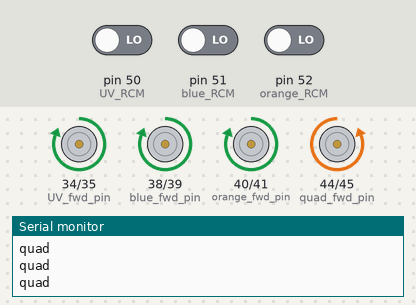
The sketch below on a simulated Arduino Mega 2560, built with avr-gcc and run on an emulated ATmega2560. Shown: motor-driver pin pairs drawn as motors (green arrow = first pin HIGH = forward, orange = second pin HIGH = backward, longer = more drive), the last lines printed to the serial monitor. The test bench sets the inputs (shaded band); at power-on: pin 50 (UV_RCM) LOW, pin 51 (blue_RCM) LOW, pin 52 (orange_RCM) LOW.

Above: at 1.2 s.
1.3 s: pin 50 (UV_RCM) driven HIGH
At 2.6 s:
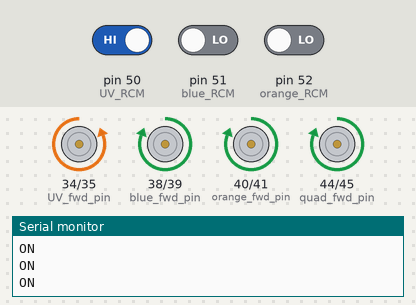
2.9 s: pin 50 (UV_RCM) driven LOW
At 3.8 s:
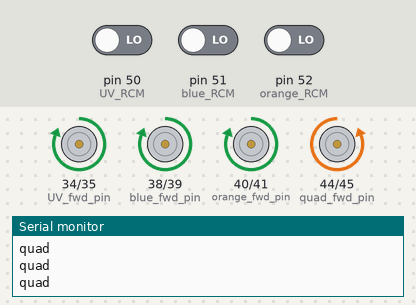
4.5 s: pin 51 (blue_RCM) driven HIGH
At 5.1 s:
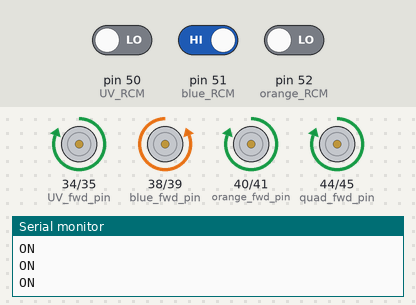
6.1 s: pin 51 (blue_RCM) driven LOW
At 7.4 s:
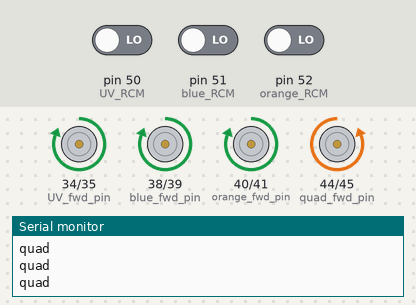
7.7 s: pin 52 (orange_RCM) driven HIGH
At 8.8 s:
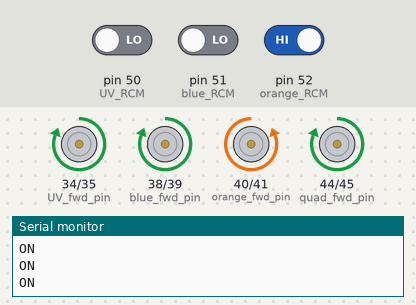
Timing chart, 0 to 10.3 s (numbered marks = the images above; inputs shaded):
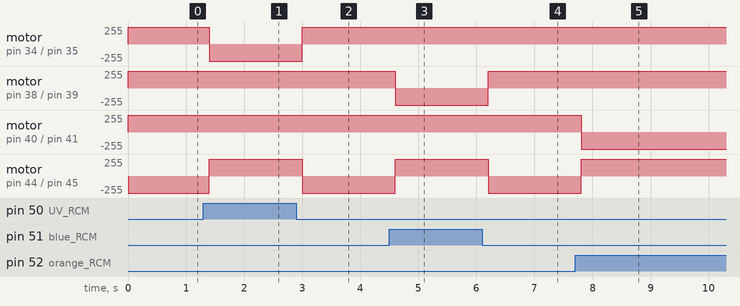

The sketch:

FIlter_slider_RCM.ino
```cpp
#include <SoftwareSerial.h>

int UV_fwd_pin = 34;
int UV_bwd_pin = 35;
int UV_state = 36;
int UV_RCM = 50;

int blue_fwd_pin = 38;
int blue_bwd_pin = 39;
int blue_state = 37;
int blue_RCM = 51;

int orange_fwd_pin = 40;
int orange_bwd_pin = 41;
int orange_state = 42;
int orange_RCM = 52;

int quad_fwd_pin = 44;
int quad_bwd_pin = 45;
int quad_state = 43;

int UV_signal = 0;
int blue_signal = 0;
int orange_signal = 0;

void setup() {
  // put your setup code here, to run once:
  Serial.begin(9600);  // open connection to PC for debugging
  Serial.write("Hello");
  pinMode(UV_fwd_pin, OUTPUT);
  pinMode(UV_bwd_pin, OUTPUT);
  pinMode(UV_state, INPUT);
  pinMode(UV_RCM, INPUT);

  pinMode(blue_fwd_pin, OUTPUT);
  pinMode(blue_bwd_pin, OUTPUT);
  pinMode(blue_state, INPUT);
  pinMode(blue_RCM, INPUT);

  pinMode(orange_fwd_pin, OUTPUT);
  pinMode(orange_bwd_pin, OUTPUT);
  pinMode(orange_state, INPUT);
  pinMode(orange_RCM, INPUT);

  pinMode(quad_fwd_pin, OUTPUT);
  pinMode(quad_bwd_pin, OUTPUT);
  pinMode(quad_state, INPUT);

}

void loop() {
  // put your main code here, to run repeatedly:
  UV_signal = digitalRead(UV_RCM);
  blue_signal = digitalRead(blue_RCM);
  orange_signal = digitalRead(orange_RCM);
  //Serial.println(RCM_state);

  if (UV_signal == 1){
    digitalWrite(UV_bwd_pin, 1);
    digitalWrite(UV_fwd_pin, 0);

    digitalWrite(blue_bwd_pin, 0);
    digitalWrite(blue_fwd_pin, 1);

    digitalWrite(orange_bwd_pin, 0);
    digitalWrite(orange_fwd_pin, 1);

    digitalWrite(quad_bwd_pin, 0);
    digitalWrite(quad_fwd_pin, 1);

    Serial.println("ON");
  }

  else if (blue_signal == 1){
    digitalWrite(UV_bwd_pin, 0);
    digitalWrite(UV_fwd_pin, 1);

    digitalWrite(blue_bwd_pin, 1);
    digitalWrite(blue_fwd_pin, 0);

    digitalWrite(orange_bwd_pin, 0);
    digitalWrite(orange_fwd_pin, 1);

    digitalWrite(quad_bwd_pin, 0);
    digitalWrite(quad_fwd_pin, 1);

    Serial.println("ON");
  }

  else if (orange_signal == 1){
    digitalWrite(UV_bwd_pin, 0);
    digitalWrite(UV_fwd_pin, 1);

    digitalWrite(blue_bwd_pin, 0);
    digitalWrite(blue_fwd_pin, 1);

    digitalWrite(orange_bwd_pin, 1);
    digitalWrite(orange_fwd_pin, 0);

    digitalWrite(quad_bwd_pin, 0);
    digitalWrite(quad_fwd_pin, 1);

    Serial.println("ON");
  }
  else {
    digitalWrite(UV_bwd_pin, 0);
    digitalWrite(UV_fwd_pin, 1);

    digitalWrite(blue_bwd_pin, 0);
    digitalWrite(blue_fwd_pin, 1);

    digitalWrite(orange_bwd_pin, 0);
    digitalWrite(orange_fwd_pin, 1);

    digitalWrite(quad_bwd_pin, 1);
    digitalWrite(quad_fwd_pin, 0);
    Serial.println("quad");
  }

  delay(200);


}
```

Measured:
- after the input at 1.3 s, motor on pin 34 (UV_fwd_pin) / pin 35 (UV_bwd_pin): forward 255/255 → backward 255/255 after 0.10 s; motor on pin 44 (quad_fwd_pin) / pin 45 (quad_bwd_pin): backward 255/255 → forward 255/255 after 0.10 s
- after the input at 2.9 s, motor on pin 34 (UV_fwd_pin) / pin 35 (UV_bwd_pin): backward 255/255 → forward 255/255 after 0.10 s; motor on pin 44 (quad_fwd_pin) / pin 45 (quad_bwd_pin): forward 255/255 → backward 255/255 after 0.10 s
- after the input at 4.5 s, motor on pin 38 (blue_fwd_pin) / pin 39 (blue_bwd_pin): forward 255/255 → backward 255/255 after 0.10 s; motor on pin 44 (quad_fwd_pin) / pin 45 (quad_bwd_pin): backward 255/255 → forward 255/255 after 0.10 s
- after the input at 6.1 s, motor on pin 38 (blue_fwd_pin) / pin 39 (blue_bwd_pin): backward 255/255 → forward 255/255 after 0.10 s; motor on pin 44 (quad_fwd_pin) / pin 45 (quad_bwd_pin): forward 255/255 → backward 255/255 after 0.10 s
- after the input at 7.7 s, motor on pin 40 (orange_fwd_pin) / pin 41 (orange_bwd_pin): forward 255/255 → backward 255/255 after 0.10 s; motor on pin 44 (quad_fwd_pin) / pin 45 (quad_bwd_pin): backward 255/255 → forward 255/255 after 0.10 s
